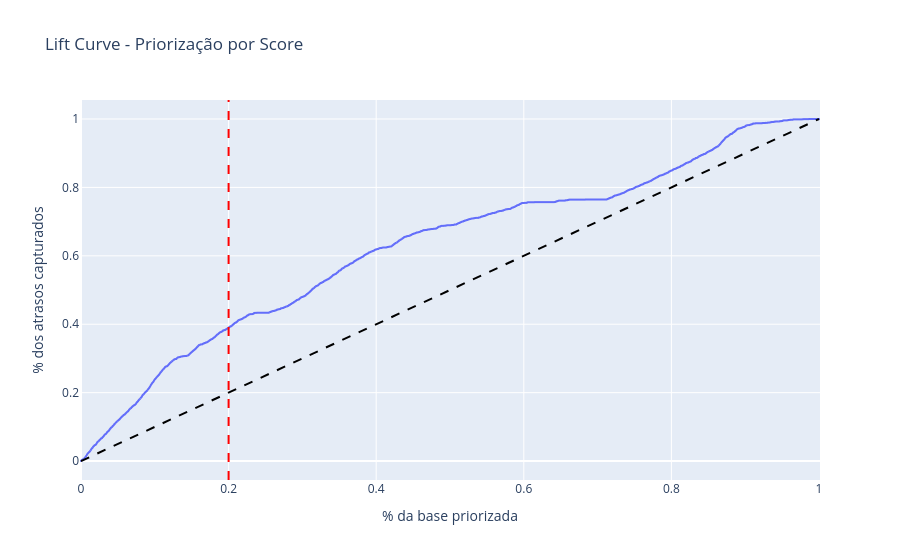

The cell this chart's notebook holds for it:
### Code cell
# Lift curve
df_lift = []

# ordenar pela prioridade (maior score primeiro)
df_lift = df_simulacao.sort_values("score_prioridade", ascending=False).copy()

# ranking
df_lift["rank"] = np.arange(1, len(df_lift) + 1)

# percentual acumulado da base
df_lift["perc_base"] = df_lift["rank"] / len(df_lift)

# atrasos acumulados
df_lift["atrasos_acumulados"] = df_lift["atraso_real"].cumsum()

# recall acumulado (quanto dos atrasos já capturamos)
df_lift["recall_acumulado"] = (
    df_lift["atrasos_acumulados"] / df_lift["atraso_real"].sum()
)

fig = px.line(
    df_lift,
    x="perc_base",
    y="recall_acumulado",
    title="Lift Curve - Priorização por Score",
    labels={
        "perc_base": "% da base priorizada",
        "recall_acumulado": "% dos atrasos capturados"
    }
)

# linha aleatória (baseline)
fig.add_shape(
    type="line",
    line=dict(dash="dash", color="black"),
    x0=0, y0=0,
    x1=1, y1=1
)

# linha vertical nos 20%
fig.add_vline(
    x=0.20,
    line_dash="dash",
    line_color="red"
)

fig.show()

### Figure 1 — Plotly figure (JSON) as saved in the notebook; plotly's stock layout.template omitted (floating-point values rounded to 4 significant figures; data arrays with more than 128 entries replaced by an {"elided": "..."} marker saying what was removed)
{"data": [{"hovertemplate": "% da base priorizada=%{x}<br>% dos atrasos capturados=%{y}<extra></extra>", "legendgroup": "", "line": {"color": "#636efa", "dash": "solid"}, "marker": {"symbol": "circle"}, "mode": "lines", "name": "", "showlegend": false, "type": "scattergl", "x": {"elided": "25816 float values"}, "xaxis": "x", "y": {"elided": "25816 float values"}, "yaxis": "y"}], "layout": {"legend": {"tracegroupgap": 0}, "shapes": [{"line": {"color": "black", "dash": "dash"}, "type": "line", "x0": 0, "x1": 1, "y0": 0, "y1": 1}, {"line": {"color": "red", "dash": "dash"}, "type": "line", "x0": 0.2, "x1": 0.2, "xref": "x", "y0": 0, "y1": 1, "yref": "y domain"}], "title": {"text": "Lift Curve - Priorização por Score"}, "xaxis": {"anchor": "y", "domain": [0, 1], "title": {"text": "% da base priorizada"}}, "yaxis": {"anchor": "x", "domain": [0, 1], "title": {"text": "% dos atrasos capturados"}}}}
